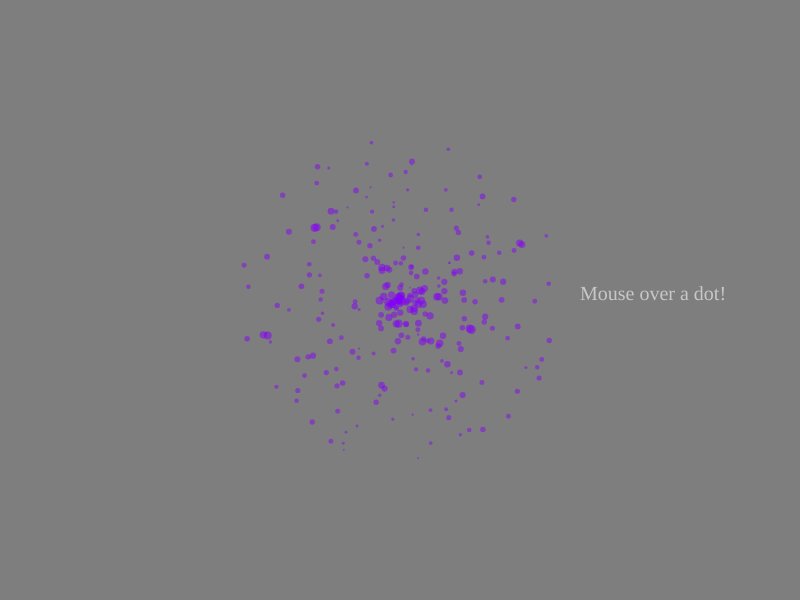
Frame 1 (no input)
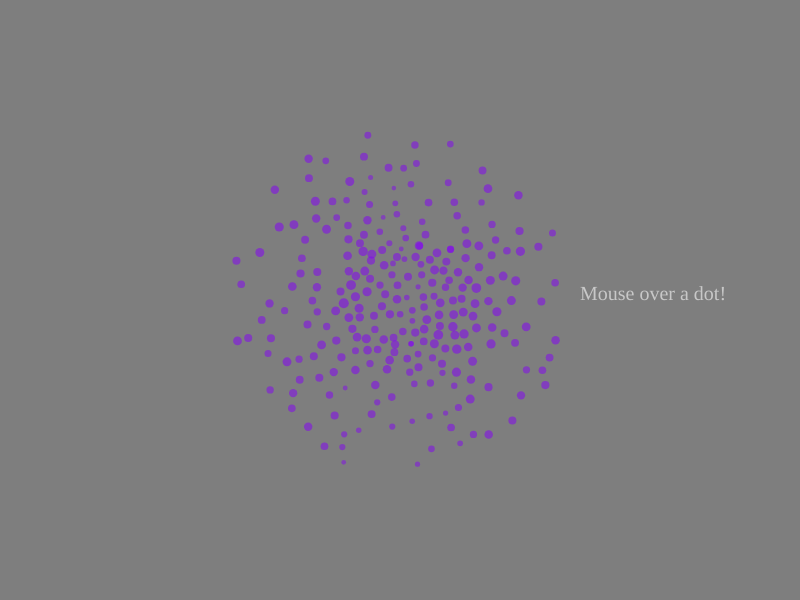
Frame 60 (no input)
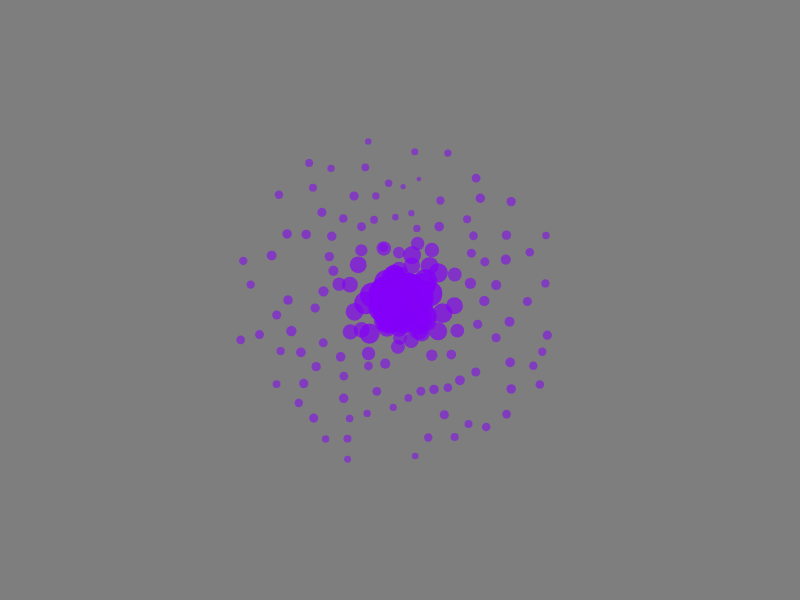
Frame 120 (the mouse pressed at the canvas centre since frame 60)

The p5.js sketch that drew these frames (run headless with seeded random() and noise() and a simulated clock; from frame 60 on, the mouse is pressed at the canvas centre):

// p5.js sketch
// ── sketch.js
// Mutual repulsion, with optional gravity

var g_Particles = [];		// 파티클 배열
var g_NumParticles = 250;	// 파티클 갯수
var g_MaxRadius = 160;	 	//파티클 생성시 최대 반지름
var clicked = false;
var margin = 20
var oldMouseX = 0
var oldMouseY = 0
var count = 0

//==========================================================



function setup() {
	createCanvas(800, 600);
	noStroke()

	for (var i = 0; i < g_NumParticles; i++) {
		var radius = random(0, g_MaxRadius)
		var angle = random(0, TWO_PI)
		var rx = cos(angle) * radius + width / 2
		var ry = sin(angle) * radius + height / 2
		// var rx = random(width/2 - radius, width/2 + radius);
		// var ry = random(height/2 - radius, height/2 + radius);
		g_Particles[i] = new Particle(random(5, 7));
		g_Particles[i].set(rx, ry);
	}
}


function keyPressed() {
	for (var i = 0; i < g_Particles.length; i++) {
		g_Particles[i].px = random(width);
		g_Particles[i].py = random(height);
	}
}


//==========================================================
function draw() {
	if (oldMouseX == mouseX && oldMouseY == mouseY) {
		count += 1
	} else {
		count = 0
	}
	print(count)
	background( 126, 126, 126);

	var gravityForcex = 0;
	var gravityForcey = 0.05;
	var mutualRepulsionAmount = .5;
	var mouseMutualRepulsionAmount = 500;


	for (var i = 0; i < g_Particles.length; i++) {
		var ithParticle = g_Particles[i];
		var px = ithParticle.px;
		var py = ithParticle.py;


		for (var j = 0; j < i; j++) {
			var jthParticle = g_Particles[j];
			var qx = jthParticle.px;
			var qy = jthParticle.py;

			var dx = px - qx;
			var dy = py - qy;
			var dh = sqrt(dx * dx + dy * dy);
			if (dh > 1.0) {

				var componentInX = dx / dh;
				var componentInY = dy / dh;
				var proportionToDistanceSquared = 1.0 / (dh * dh);

				var repulsionForcex = mutualRepulsionAmount * componentInX * proportionToDistanceSquared;
				var repulsionForcey = mutualRepulsionAmount * componentInY * proportionToDistanceSquared;

				ithParticle.addForce(repulsionForcex, repulsionForcey); // add in forces
				jthParticle.addForce(-repulsionForcex, -repulsionForcey); // add in forces
			}
		}

		var dMouseX = px - mouseX
		var dMouseY = py - mouseY
		var dMouse = sqrt(dMouseX ** 2 + dMouseY ** 2);

		if (dMouse < 400 && dMouse > 8) {

			var mouseComponentInX = dMouseX / dMouse;
			var mouseComponentInY = dMouseY / dMouse;
			var mouseProportionToDistanceSquared = 1.0 / (dMouse ** 2);

			var mouseRepulsionForcex = (mouseMutualRepulsionAmount) * mouseComponentInX * mouseProportionToDistanceSquared;
			var mouseRepulsionForcey = (mouseMutualRepulsionAmount) * mouseComponentInY * mouseProportionToDistanceSquared;

			if (count < 200) {
				ithParticle.addForce(-mouseRepulsionForcex, -mouseRepulsionForcey);


			} else { }
		} else { }


	}
	for (var i = 0; i < g_Particles.length; i++) {
		g_Particles[i].bPeriodicBoundaries = false;
		g_Particles[i].bElasticBoundaries = true;

		// var distanceFromCenter = getDistance(width/2, height/2, myParticles[i].px, myParticles[i].py)
		// if(distanceFromCenter <= maxRadius ){
		//   myParticles[i].update();
		// } // update all locations
		g_Particles[i].update();
	}

	for (var i = 0; i < g_Particles.length; i++) {
		g_Particles[i].render(); // draw all particles
	}

	fill(200, 200, 200);
	noStroke();
	textSize(20);
	textFont('Avenir')

	if (clicked == false) {
		text("Mouse over a dot!", margin * 12 + width / 2 - 60, height / 2);
	}

	oldMouseX = mouseX
	oldMouseY = mouseY
}


//==========================================================
//========================================================== 
function Particle(size) {
	this.px = 0;
	this.py = 0;
	this.vx = 0;
	this.vy = 0;
	this.damping = 0.96;
	this.mass = 1.0;
	this.bLimitVelocities = true;
	this.bPeriodicBoundaries = false;
	this.bElasticBoundaries = true;
	this.size = size


	this.set = function (x, y) {
		this.px = x;
		this.py = y;
		this.vx = 0;
		this.vy = 0;
		this.damping = 0.96;
		this.mass = 1.0;
	}

	this.addForce = function (fx, fy) {
		ax = fx / this.mass;
		ay = fy / this.mass;
		this.vx += ax;
		this.vy += ay;
	}

	this.update = function () {
		this.vx *= this.damping;
		this.vy *= this.damping;
		this.limitVelocities();
		this.handleBoundaries();
		this.px += this.vx;
		this.py += this.vy;
	}

	this.limitVelocities = function () {
		if (this.bLimitVelocities) {
			var speed = sqrt(this.vx * this.vx + this.vy * this.vy);
			var maxSpeed = 10;
			if (speed > maxSpeed) {
				this.vx *= maxSpeed / speed;
				this.vy *= maxSpeed / speed;
			}
		}
	}

	this.inBounds = function () {
		return (this.px < width && this.px > 0 && this.py < height && this.py > 0);
	}

	this.handleBoundaries = function () {
		var distanceFromCenter = getDistance(width / 2, height / 2, this.px, this.py)
		// if(distanceFromCenter > maxRadius){
		//   this.px = this.px * .999 + width/2 * .001
		//   this.py = this.py * .999 + height/2 * .001
		// }
		// if(distanceFromCenter > maxRadius){
		//   if(this.px>width/2 + maxRadius)this.vx=-this.vx;
		//   if(this.px<width/2 - maxRadius)this.vx=-this.vx;
		//   if(this.py>height/2 + maxRadius)this.vy=-this.vy;
		//   if(this.py<height/2 - maxRadius)this.vy=-this.vy;      
		// }

		// if(distanceFromCenter > maxRadius){
		//   if(this.px>width/2 + maxRadius)this.px-=maxRadius* 2;
		//   if(this.px<width/2 - maxRadius)this.px+=maxRadius* 2;
		//   if(this.py>height/2 + maxRadius)this.py-=maxRadius * 2;
		//   if(this.py<height/2 - maxRadius)this.py+=maxRadius * 2;     
		// }
		if (this.bPeriodicBoundaries) {
			if (this.px > width) this.px -= width;
			if (this.px < 0) this.px += width;
			if (this.py > height) this.py -= height;
			if (this.py < 0) this.py += height;
		} else if (this.bElasticBoundaries) {
			if (this.px > width) this.vx = -this.vx;
			if (this.px < 0) this.vx = -this.vx;
			if (this.py > height) this.vy = -this.vy;
			if (this.py < 0) this.vy = -this.vy;
		}
	}
	this.render = function (size) {
		var distance = getDistance(mouseX, mouseY, this.px, this.py)
		var factor = map(distance, 0, 75, 3, 1)
		if (distance >= 75) {
			var size = this.size + log(abs(this.vx) * 50)
		} else {
			clicked = true
			var size = (this.size + log(abs(this.vx) * 50)) * factor
		}

		var opacity = map(size, 0, 40, 100, 255);

		// var opacity = map(size, 0, 100, 3, 1)
		fill(132, 0, 248, opacity);

		ellipse(this.px, this.py, size, size);
	}
}

function getDistance(x1, y1, x2, y2) {
	return sqrt((x1 - x2) ** 2 + (y1 - y2) ** 2)
}
